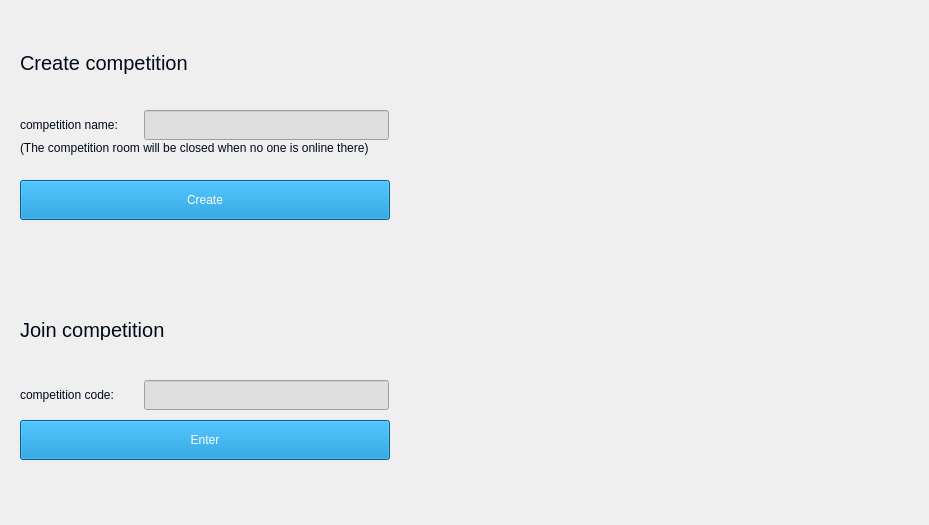
    <widget class="QWidget" name="page_competitions">
     <widget class="QLabel" name="ranking_title_2">
      <property name="geometry">
       <rect>
        <x>20</x>
        <y>50</y>
        <width>501</width>
        <height>25</height>
       </rect>
      </property>
      <property name="font">
       <font>
        <family>Arial</family>
        <pointsize>15</pointsize>
        <weight>50</weight>
        <bold>false</bold>
       </font>
      </property>
      <property name="styleSheet">
       <string notr="true">color: #010A1A;</string>
      </property>
      <property name="text">
       <string>Create competition</string>
      </property>
     </widget>
     <widget class="QLabel" name="ranking_title_3">
      <property name="geometry">
       <rect>
        <x>20</x>
        <y>110</y>
        <width>131</width>
        <height>30</height>
       </rect>
      </property>
      <property name="font">
       <font>
        <family>Arial</family>
        <pointsize>9</pointsize>
        <weight>50</weight>
        <bold>false</bold>
       </font>
      </property>
      <property name="styleSheet">
       <string notr="true">color: #010A1A;</string>
      </property>
      <property name="text">
       <string>competition name:</string>
      </property>
     </widget>
     <widget class="QLineEdit" name="cometition_name">
      <property name="geometry">
       <rect>
        <x>144</x>
        <y>110</y>
        <width>245</width>
        <height>30</height>
       </rect>
      </property>
      <property name="font">
       <font>
        <family>Arial</family>
        <pointsize>9</pointsize>
       </font>
      </property>
      <property name="styleSheet">
       <string notr="true">background-color: #DEDEDE; color: #010A1A;</string>
      </property>
     </widget>
     <widget class="QLabel" name="ranking_title_4">
      <property name="geometry">
       <rect>
        <x>20</x>
        <y>140</y>
        <width>501</width>
        <height>16</height>
       </rect>
      </property>
      <property name="font">
       <font>
        <family>Arial</family>
        <pointsize>9</pointsize>
        <weight>50</weight>
        <bold>false</bold>
       </font>
      </property>
      <property name="styleSheet">
       <string notr="true">color: #010A1A;</string>
      </property>
      <property name="text">
       <string>(The competition room will be closed when no one is online there)</string>
      </property>
     </widget>
     <widget class="QPushButton" name="btn_createcompetition">
      <property name="geometry">
       <rect>
        <x>20</x>
        <y>180</y>
        <width>370</width>
        <height>40</height>
       </rect>
      </property>
      <property name="font">
       <font>
        <family>Arial</family>
        <pointsize>9</pointsize>
       </font>
      </property>
      <property name="cursor">
       <cursorShape>PointingHandCursor</cursorShape>
      </property>
      <property name="styleSheet">
       <string notr="true">background-color: #0088CC; color: #FFFFFF;</string>
      </property>
      <property name="text">
       <string>Create</string>
      </property>
     </widget>
     <widget class="QLabel" name="ranking_title_5">
      <property name="geometry">
       <rect>
        <x>20</x>
        <y>320</y>
        <width>421</width>
        <height>20</height>
       </rect>
      </property>
      <property name="font">
       <font>
        <family>Arial</family>
        <pointsize>15</pointsize>
        <weight>50</weight>
        <bold>false</bold>
       </font>
      </property>
      <property name="styleSheet">
       <string notr="true">color: #010A1A;</string>
      </property>
      <property name="text">
       <string>Join competition</string>
      </property>
     </widget>
     <widget class="QLabel" name="ranking_title_6">
      <property name="geometry">
       <rect>
        <x>20</x>
        <y>380</y>
        <width>131</width>
        <height>30</height>
       </rect>
      </property>
      <property name="font">
       <font>
        <family>Arial</family>
        <pointsize>9</pointsize>
        <weight>50</weight>
        <bold>false</bold>
       </font>
      </property>
      <property name="styleSheet">
       <string notr="true">color: #010A1A;</string>
      </property>
      <property name="text">
       <string>competition code:</string>
      </property>
     </widget>
     <widget class="QLineEdit" name="join_competition">
      <property name="geometry">
       <rect>
        <x>144</x>
        <y>380</y>
        <width>245</width>
        <height>30</height>
       </rect>
      </property>
      <property name="font">
       <font>
        <family>Arial</family>
        <pointsize>9</pointsize>
       </font>
      </property>
      <property name="styleSheet">
       <string notr="true">background-color: #DEDEDE; color: #010A1A;</string>
      </property>
      <property name="text">
       <string/>
      </property>
     </widget>
     <widget class="QPushButton" name="btn_joincompetition">
      <property name="geometry">
       <rect>
        <x>20</x>
        <y>420</y>
        <width>370</width>
        <height>40</height>
       </rect>
      </property>
      <property name="font">
       <font>
        <family>Arial</family>
        <pointsize>9</pointsize>
       </font>
      </property>
      <property name="cursor">
       <cursorShape>PointingHandCursor</cursorShape>
      </property>
      <property name="styleSheet">
       <string notr="true">background-color: #0088CC; color: #FFFFFF;</string>
      </property>
      <property name="text">
       <string>Enter</string>
      </property>
     </widget>
     <widget class="QLabel" name="label_11">
      <property name="geometry">
       <rect>
        <x>490</x>
        <y>86</y>
        <width>430</width>
        <height>430</height>
       </rect>
      </property>
      <property name="text">
       <string/>
      </property>
      <property name="pixmap">
       <pixmap>../img/competition.png</pixmap>
      </property>
      <property name="scaledContents">
       <bool>true</bool>
      </property>
     </widget>
    </widget>
